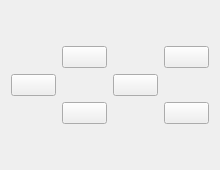
<?xml version="1.0" encoding="UTF-8"?>
<ui version="4.0">
 <class>Form</class>
 <widget class="QWidget" name="Form">
  <property name="geometry">
   <rect>
    <x>0</x>
    <y>0</y>
    <width>220</width>
    <height>170</height>
   </rect>
  </property>
  <property name="sizePolicy">
   <sizepolicy hsizetype="Minimum" vsizetype="Minimum">
    <horstretch>0</horstretch>
    <verstretch>0</verstretch>
   </sizepolicy>
  </property>
  <property name="minimumSize">
   <size>
    <width>220</width>
    <height>170</height>
   </size>
  </property>
  <property name="windowTitle">
   <string>Form</string>
  </property>
  <layout class="QGridLayout" name="gridLayout_2">
   <item row="0" column="0">
    <layout class="QGridLayout" name="gridLayout">
     <item row="0" column="1">
      <widget class="QPushButton" name="y_forward">
       <property name="toolTip">
        <string>Move along positive y-axis direction.</string>
       </property>
       <property name="text">
        <string/>
       </property>
       <property name="icon">
        <iconset theme="go-up" resource="manual_control.qrc">
         <normaloff>:/svg/up.svg</normaloff>:/svg/up.svg</iconset>
       </property>
       <property name="iconSize">
        <size>
         <width>32</width>
         <height>32</height>
        </size>
       </property>
      </widget>
     </item>
     <item row="0" column="3">
      <widget class="QPushButton" name="z_forward">
       <property name="text">
        <string/>
       </property>
       <property name="icon">
        <iconset theme="go-up" resource="manual_control.qrc">
         <normaloff>:/svg/up.svg</normaloff>:/svg/up.svg</iconset>
       </property>
       <property name="iconSize">
        <size>
         <width>32</width>
         <height>32</height>
        </size>
       </property>
      </widget>
     </item>
     <item row="1" column="0">
      <widget class="QPushButton" name="x_backward">
       <property name="toolTip">
        <string>Move along negative x-axis direction.</string>
       </property>
       <property name="text">
        <string/>
       </property>
       <property name="icon">
        <iconset theme="go-previous" resource="manual_control.qrc">
         <normaloff>:/svg/left.svg</normaloff>:/svg/left.svg</iconset>
       </property>
       <property name="iconSize">
        <size>
         <width>32</width>
         <height>32</height>
        </size>
       </property>
      </widget>
     </item>
     <item row="1" column="2">
      <widget class="QPushButton" name="x_forward">
       <property name="toolTip">
        <string>Move along positive x-axis direction.</string>
       </property>
       <property name="text">
        <string/>
       </property>
       <property name="icon">
        <iconset theme="go-next" resource="manual_control.qrc">
         <normaloff>:/svg/right.svg</normaloff>:/svg/right.svg</iconset>
       </property>
       <property name="iconSize">
        <size>
         <width>32</width>
         <height>32</height>
        </size>
       </property>
      </widget>
     </item>
     <item row="2" column="1">
      <widget class="QPushButton" name="y_backward">
       <property name="minimumSize">
        <size>
         <width>0</width>
         <height>0</height>
        </size>
       </property>
       <property name="toolTip">
        <string>Move along negative y-axis direction.</string>
       </property>
       <property name="text">
        <string/>
       </property>
       <property name="icon">
        <iconset theme="go-down" resource="manual_control.qrc">
         <normaloff>:/svg/down.svg</normaloff>:/svg/down.svg</iconset>
       </property>
       <property name="iconSize">
        <size>
         <width>32</width>
         <height>32</height>
        </size>
       </property>
      </widget>
     </item>
     <item row="2" column="3">
      <widget class="QPushButton" name="z_backward">
       <property name="text">
        <string/>
       </property>
       <property name="icon">
        <iconset theme="go-down" resource="manual_control.qrc">
         <normaloff>:/svg/down.svg</normaloff>:/svg/down.svg</iconset>
       </property>
       <property name="iconSize">
        <size>
         <width>32</width>
         <height>32</height>
        </size>
       </property>
      </widget>
     </item>
    </layout>
   </item>
  </layout>
 </widget>
 <resources>
  <include location="manual_control.qrc"/>
 </resources>
 <connections/>
</ui>
